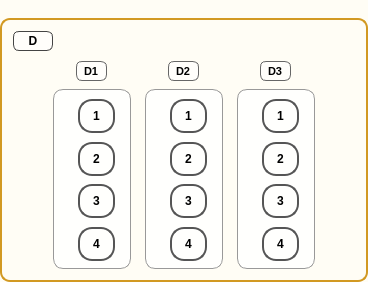
                          <widget class="QGroupBox" name="groupZoneD">
                           <property name="sizePolicy">
                            <sizepolicy hsizetype="Expanding" vsizetype="Preferred">
                             <horstretch>0</horstretch>
                             <verstretch>0</verstretch>
                            </sizepolicy>
                           </property>
                           <property name="styleSheet">
                            <string>QGroupBox{border:2px solid #d29922;border-radius:10px;margin-top:18px;background:#fffdf5;}QGroupBox::title{subcontrol-origin:margin;left:12px;top:6px;padding:0 6px;font-weight:700;}</string>
                           </property>
                           <property name="text" stdset="0">
                            <string>냉동고 D</string>
                           </property>
                           <layout class="QVBoxLayout" name="vboxZoneD">
                            <property name="spacing">
                             <number>10</number>
                            </property>
                            <item>
                             <widget class="QLabel" name="labelZone_D">
                              <property name="sizePolicy">
                               <sizepolicy hsizetype="Preferred" vsizetype="Fixed">
                                <horstretch>0</horstretch>
                                <verstretch>0</verstretch>
                               </sizepolicy>
                              </property>
                              <property name="minimumSize">
                               <size>
                                <width>24</width>
                                <height>20</height>
                               </size>
                              </property>
                              <property name="maximumSize">
                               <size>
                                <width>40</width>
                                <height>22</height>
                               </size>
                              </property>
                              <property name="styleSheet">
                               <string>QLabel{border:1px solid #444;border-radius:6px;padding:2px 6px;font-weight:700;font-size:12px;background:rgba(255,255,255,0.6);}</string>
                              </property>
                              <property name="text">
                               <string>D</string>
                              </property>
                              <property name="alignment">
                               <set>Qt::AlignCenter</set>
                              </property>
                             </widget>
                            </item>
                            <item>
                             <layout class="QHBoxLayout" name="hboxZoneD">
                              <property name="spacing">
                               <number>14</number>
                              </property>
                              <item>
                               <spacer name="hboxZoneD_spacer_left">
                                <property name="orientation">
                                 <enum>Qt::Horizontal</enum>
                                </property>
                                <property name="sizeType">
                                 <enum>QSizePolicy::Expanding</enum>
                                </property>
                                <property name="sizeHint" stdset="0">
                                 <size>
                                  <width>40</width>
                                  <height>20</height>
                                 </size>
                                </property>
                               </spacer>
                              </item>
                              <item>
                               <layout class="QVBoxLayout" name="vbox_container_D_a1">
                                <property name="spacing">
                                 <number>8</number>
                                </property>
                                <item alignment="Qt::AlignHCenter">
                                 <widget class="QLabel" name="labelRack_D1">
                                  <property name="sizePolicy">
                                   <sizepolicy hsizetype="Fixed" vsizetype="Fixed">
                                    <horstretch>0</horstretch>
                                    <verstretch>0</verstretch>
                                   </sizepolicy>
                                  </property>
                                  <property name="minimumSize">
                                   <size>
                                    <width>28</width>
                                    <height>20</height>
                                   </size>
                                  </property>
                                  <property name="maximumSize">
                                   <size>
                                    <width>40</width>
                                    <height>22</height>
                                   </size>
                                  </property>
                                  <property name="styleSheet">
                                   <string>QLabel{border:1px solid #666;border-radius:6px;padding:2px 4px;font-weight:700;font-size:11px;background:rgba(255,255,255,0.6);}</string>
                                  </property>
                                  <property name="text">
                                   <string>D1</string>
                                  </property>
                                 </widget>
                                </item>
                                <item alignment="Qt::AlignHCenter">
                                 <widget class="QFrame" name="frame_D_a1">
                                  <property name="sizePolicy">
                                   <sizepolicy hsizetype="Fixed" vsizetype="Fixed">
                                    <horstretch>0</horstretch>
                                    <verstretch>0</verstretch>
                                   </sizepolicy>
                                  </property>
                                  <property name="minimumSize">
                                   <size>
                                    <width>78</width>
                                    <height>180</height>
                                   </size>
                                  </property>
                                  <property name="maximumSize">
                                   <size>
                                    <width>90</width>
                                    <height>180</height>
                                   </size>
                                  </property>
                                  <property name="styleSheet">
                                   <string notr="true">QFrame{border:1px solid #999;border-radius:10px;background:rgba(255,255,255,0.8);padding-left:15px;}</string>
                                  </property>
                                  <property name="frameShape">
                                   <enum>QFrame::NoFrame</enum>
                                  </property>
                                  <layout class="QVBoxLayout" name="vbox_frame_D_a1">
                                   <property name="spacing">
                                    <number>10</number>
                                   </property>
                                   <item>
                                    <widget class="QToolButton" name="tube_D_a1_t1">
                                     <property name="minimumSize">
                                      <size>
                                       <width>34</width>
                                       <height>34</height>
                                      </size>
                                     </property>
                                     <property name="styleSheet">
                                      <string>QToolButton{border:2px solid #555;border-radius:14px;min-width:30px;min-height:30px;font-weight:700;}QToolButton:hover{border-color:#111;}QToolButton:checked{background:#2d89ef;color:#fff;}</string>
                                     </property>
                                     <property name="text">
                                      <string>1</string>
                                     </property>
                                     <property name="checkable">
                                      <bool>true</bool>
                                     </property>
                                     <property name="autoExclusive">
                                      <bool>false</bool>
                                     </property>
                                    </widget>
                                   </item>
                                   <item>
                                    <widget class="QToolButton" name="tube_D_a1_t2">
                                     <property name="minimumSize">
                                      <size>
                                       <width>34</width>
                                       <height>34</height>
                                      </size>
                                     </property>
                                     <property name="styleSheet">
                                      <string>QToolButton{border:2px solid #555;border-radius:14px;min-width:30px;min-height:30px;font-weight:700;}QToolButton:hover{border-color:#111;}QToolButton:checked{background:#2d89ef;color:#fff;}</string>
                                     </property>
                                     <property name="text">
                                      <string>2</string>
                                     </property>
                                     <property name="checkable">
                                      <bool>true</bool>
                                     </property>
                                     <property name="autoExclusive">
                                      <bool>false</bool>
                                     </property>
                                    </widget>
                                   </item>
                                   <item>
                                    <widget class="QToolButton" name="tube_D_a1_t3">
                                     <property name="minimumSize">
                                      <size>
                                       <width>34</width>
                                       <height>34</height>
                                      </size>
                                     </property>
                                     <property name="styleSheet">
                                      <string>QToolButton{border:2px solid #555;border-radius:14px;min-width:30px;min-height:30px;font-weight:700;}QToolButton:hover{border-color:#111;}QToolButton:checked{background:#2d89ef;color:#fff;}</string>
                                     </property>
                                     <property name="text">
                                      <string>3</string>
                                     </property>
                                     <property name="checkable">
                                      <bool>true</bool>
                                     </property>
                                     <property name="autoExclusive">
                                      <bool>false</bool>
                                     </property>
                                    </widget>
                                   </item>
                                   <item>
                                    <widget class="QToolButton" name="tube_D_a1_t4">
                                     <property name="minimumSize">
                                      <size>
                                       <width>34</width>
                                       <height>34</height>
                                      </size>
                                     </property>
                                     <property name="styleSheet">
                                      <string>QToolButton{border:2px solid #555;border-radius:14px;min-width:30px;min-height:30px;font-weight:700;}QToolButton:hover{border-color:#111;}QToolButton:checked{background:#2d89ef;color:#fff;}</string>
                                     </property>
                                     <property name="text">
                                      <string>4</string>
                                     </property>
                                     <property name="checkable">
                                      <bool>true</bool>
                                     </property>
                                     <property name="autoExclusive">
                                      <bool>false</bool>
                                     </property>
                                    </widget>
                                   </item>
                                  </layout>
                                 </widget>
                                </item>
                               </layout>
                              </item>
                              <item>
                               <layout class="QVBoxLayout" name="vbox_container_D_a2">
                                <property name="spacing">
                                 <number>8</number>
                                </property>
                                <item alignment="Qt::AlignHCenter">
                                 <widget class="QLabel" name="labelRack_D2">
                                  <property name="sizePolicy">
                                   <sizepolicy hsizetype="Fixed" vsizetype="Fixed">
                                    <horstretch>0</horstretch>
                                    <verstretch>0</verstretch>
                                   </sizepolicy>
                                  </property>
                                  <property name="minimumSize">
                                   <size>
                                    <width>28</width>
                                    <height>20</height>
                                   </size>
                                  </property>
                                  <property name="maximumSize">
                                   <size>
                                    <width>40</width>
                                    <height>22</height>
                                   </size>
                                  </property>
                                  <property name="styleSheet">
                                   <string notr="true">QLabel{border:1px solid #666;border-radius:6px;padding:2px 4px;font-weight:700;font-size:11px;background:rgba(255,255,255,0.6);}</string>
                                  </property>
                                  <property name="text">
                                   <string>D2</string>
                                  </property>
                                 </widget>
                                </item>
                                <item alignment="Qt::AlignHCenter">
                                 <widget class="QFrame" name="frame_D_a2">
                                  <property name="sizePolicy">
                                   <sizepolicy hsizetype="Fixed" vsizetype="Fixed">
                                    <horstretch>0</horstretch>
                                    <verstretch>0</verstretch>
                                   </sizepolicy>
                                  </property>
                                  <property name="minimumSize">
                                   <size>
                                    <width>78</width>
                                    <height>180</height>
                                   </size>
                                  </property>
                                  <property name="maximumSize">
                                   <size>
                                    <width>90</width>
                                    <height>180</height>
                                   </size>
                                  </property>
                                  <property name="styleSheet">
                                   <string notr="true">QFrame{border:1px solid #999;border-radius:10px;background:rgba(255,255,255,0.8);padding-left:15px;}</string>
                                  </property>
                                  <property name="frameShape">
                                   <enum>QFrame::NoFrame</enum>
                                  </property>
                                  <layout class="QVBoxLayout" name="vbox_frame_D_a2">
                                   <property name="spacing">
                                    <number>10</number>
                                   </property>
                                   <item>
                                    <widget class="QToolButton" name="tube_D_a2_t1">
                                     <property name="minimumSize">
                                      <size>
                                       <width>34</width>
                                       <height>34</height>
                                      </size>
                                     </property>
                                     <property name="styleSheet">
                                      <string>QToolButton{border:2px solid #555;border-radius:14px;min-width:30px;min-height:30px;font-weight:700;}QToolButton:hover{border-color:#111;}QToolButton:checked{background:#2d89ef;color:#fff;}</string>
                                     </property>
                                     <property name="text">
                                      <string>1</string>
                                     </property>
                                     <property name="checkable">
                                      <bool>true</bool>
                                     </property>
                                     <property name="autoExclusive">
                                      <bool>false</bool>
                                     </property>
                                    </widget>
                                   </item>
                                   <item>
                                    <widget class="QToolButton" name="tube_D_a2_t2">
                                     <property name="minimumSize">
                                      <size>
                                       <width>34</width>
                                       <height>34</height>
                                      </size>
                                     </property>
                                     <property name="styleSheet">
                                      <string>QToolButton{border:2px solid #555;border-radius:14px;min-width:30px;min-height:30px;font-weight:700;}QToolButton:hover{border-color:#111;}QToolButton:checked{background:#2d89ef;color:#fff;}</string>
                                     </property>
                                     <property name="text">
                                      <string>2</string>
                                     </property>
                                     <property name="checkable">
                                      <bool>true</bool>
                                     </property>
                                     <property name="autoExclusive">
                                      <bool>false</bool>
                                     </property>
                                    </widget>
                                   </item>
                                   <item>
                                    <widget class="QToolButton" name="tube_D_a2_t3">
                                     <property name="minimumSize">
                                      <size>
                                       <width>34</width>
                                       <height>34</height>
                                      </size>
                                     </property>
                                     <property name="styleSheet">
                                      <string>QToolButton{border:2px solid #555;border-radius:14px;min-width:30px;min-height:30px;font-weight:700;}QToolButton:hover{border-color:#111;}QToolButton:checked{background:#2d89ef;color:#fff;}</string>
                                     </property>
                                     <property name="text">
                                      <string>3</string>
                                     </property>
                                     <property name="checkable">
                                      <bool>true</bool>
                                     </property>
                                     <property name="autoExclusive">
                                      <bool>false</bool>
                                     </property>
                                    </widget>
                                   </item>
                                   <item>
                                    <widget class="QToolButton" name="tube_D_a2_t4">
                                     <property name="minimumSize">
                                      <size>
                                       <width>34</width>
                                       <height>34</height>
                                      </size>
                                     </property>
                                     <property name="styleSheet">
                                      <string>QToolButton{border:2px solid #555;border-radius:14px;min-width:30px;min-height:30px;font-weight:700;}QToolButton:hover{border-color:#111;}QToolButton:checked{background:#2d89ef;color:#fff;}</string>
                                     </property>
                                     <property name="text">
                                      <string>4</string>
                                     </property>
                                     <property name="checkable">
                                      <bool>true</bool>
                                     </property>
                                     <property name="autoExclusive">
                                      <bool>false</bool>
                                     </property>
                                    </widget>
                                   </item>
                                  </layout>
                                 </widget>
                                </item>
                               </layout>
                              </item>
                              <item>
                               <layout class="QVBoxLayout" name="vbox_container_D_a3">
                                <property name="spacing">
                                 <number>8</number>
                                </property>
                                <item alignment="Qt::AlignHCenter">
                                 <widget class="QLabel" name="labelRack_D3">
                                  <property name="sizePolicy">
                                   <sizepolicy hsizetype="Fixed" vsizetype="Fixed">
                                    <horstretch>0</horstretch>
                                    <verstretch>0</verstretch>
                                   </sizepolicy>
                                  </property>
                                  <property name="minimumSize">
                                   <size>
                                    <width>28</width>
                                    <height>20</height>
                                   </size>
                                  </property>
                                  <property name="maximumSize">
                                   <size>
                                    <width>40</width>
                                    <height>22</height>
                                   </size>
                                  </property>
                                  <property name="styleSheet">
                                   <string>QLabel{border:1px solid #666;border-radius:6px;padding:2px 4px;font-weight:700;font-size:11px;background:rgba(255,255,255,0.6);}</string>
                                  </property>
                                  <property name="text">
                                   <string>D3</string>
                                  </property>
                                 </widget>
                                </item>
                                <item alignment="Qt::AlignHCenter">
                                 <widget class="QFrame" name="frame_D_a3">
                                  <property name="sizePolicy">
                                   <sizepolicy hsizetype="Fixed" vsizetype="Fixed">
                                    <horstretch>0</horstretch>
                                    <verstretch>0</verstretch>
                                   </sizepolicy>
                                  </property>
                                  <property name="minimumSize">
                                   <size>
                                    <width>78</width>
                                    <height>180</height>
                                   </size>
                                  </property>
                                  <property name="maximumSize">
                                   <size>
                                    <width>90</width>
                                    <height>180</height>
                                   </size>
                                  </property>
                                  <property name="styleSheet">
                                   <string notr="true">QFrame{border:1px solid #999;border-radius:10px;background:rgba(255,255,255,0.8);padding-left:15px;}</string>
                                  </property>
                                  <property name="frameShape">
                                   <enum>QFrame::NoFrame</enum>
                                  </property>
                                  <layout class="QVBoxLayout" name="vbox_frame_D_a3">
                                   <property name="spacing">
                                    <number>10</number>
                                   </property>
                                   <item>
                                    <widget class="QToolButton" name="tube_D_a3_t1">
                                     <property name="minimumSize">
                                      <size>
                                       <width>34</width>
                                       <height>34</height>
                                      </size>
                                     </property>
                                     <property name="styleSheet">
                                      <string>QToolButton{border:2px solid #555;border-radius:14px;min-width:30px;min-height:30px;font-weight:700;}QToolButton:hover{border-color:#111;}QToolButton:checked{background:#2d89ef;color:#fff;}</string>
                                     </property>
                                     <property name="text">
                                      <string>1</string>
                                     </property>
                                     <property name="checkable">
                                      <bool>true</bool>
                                     </property>
                                     <property name="autoExclusive">
                                      <bool>false</bool>
                                     </property>
                                    </widget>
                                   </item>
                                   <item>
                                    <widget class="QToolButton" name="tube_D_a3_t2">
                                     <property name="minimumSize">
                                      <size>
                                       <width>34</width>
                                       <height>34</height>
                                      </size>
                                     </property>
                                     <property name="styleSheet">
                                      <string>QToolButton{border:2px solid #555;border-radius:14px;min-width:30px;min-height:30px;font-weight:700;}QToolButton:hover{border-color:#111;}QToolButton:checked{background:#2d89ef;color:#fff;}</string>
                                     </property>
                                     <property name="text">
                                      <string>2</string>
                                     </property>
                                     <property name="checkable">
                                      <bool>true</bool>
                                     </property>
                                     <property name="autoExclusive">
                                      <bool>false</bool>
                                     </property>
                                    </widget>
                                   </item>
                                   <item>
                                    <widget class="QToolButton" name="tube_D_a3_t3">
                                     <property name="minimumSize">
                                      <size>
                                       <width>34</width>
                                       <height>34</height>
                                      </size>
                                     </property>
                                     <property name="styleSheet">
                                      <string>QToolButton{border:2px solid #555;border-radius:14px;min-width:30px;min-height:30px;font-weight:700;}QToolButton:hover{border-color:#111;}QToolButton:checked{background:#2d89ef;color:#fff;}</string>
                                     </property>
                                     <property name="text">
                                      <string>3</string>
                                     </property>
                                     <property name="checkable">
                                      <bool>true</bool>
                                     </property>
                                     <property name="autoExclusive">
                                      <bool>false</bool>
                                     </property>
                                    </widget>
                                   </item>
                                   <item>
                                    <widget class="QToolButton" name="tube_D_a3_t4">
                                     <property name="minimumSize">
                                      <size>
                                       <width>34</width>
                                       <height>34</height>
                                      </size>
                                     </property>
                                     <property name="styleSheet">
                                      <string>QToolButton{border:2px solid #555;border-radius:14px;min-width:30px;min-height:30px;font-weight:700;}QToolButton:hover{border-color:#111;}QToolButton:checked{background:#2d89ef;color:#fff;}</string>
                                     </property>
                                     <property name="text">
                                      <string>4</string>
                                     </property>
                                     <property name="checkable">
                                      <bool>true</bool>
                                     </property>
                                     <property name="autoExclusive">
                                      <bool>false</bool>
                                     </property>
                                    </widget>
                                   </item>
                                  </layout>
                                 </widget>
                                </item>
                               </layout>
                              </item>
                              <item>
                               <spacer name="hboxZoneD_spacer_right">
                                <property name="orientation">
                                 <enum>Qt::Horizontal</enum>
                                </property>
                                <property name="sizeType">
                                 <enum>QSizePolicy::Expanding</enum>
                                </property>
                                <property name="sizeHint" stdset="0">
                                 <size>
                                  <width>40</width>
                                  <height>20</height>
                                 </size>
                                </property>
                               </spacer>
                              </item>
                             </layout>
                            </item>
                           </layout>
                          </widget>
